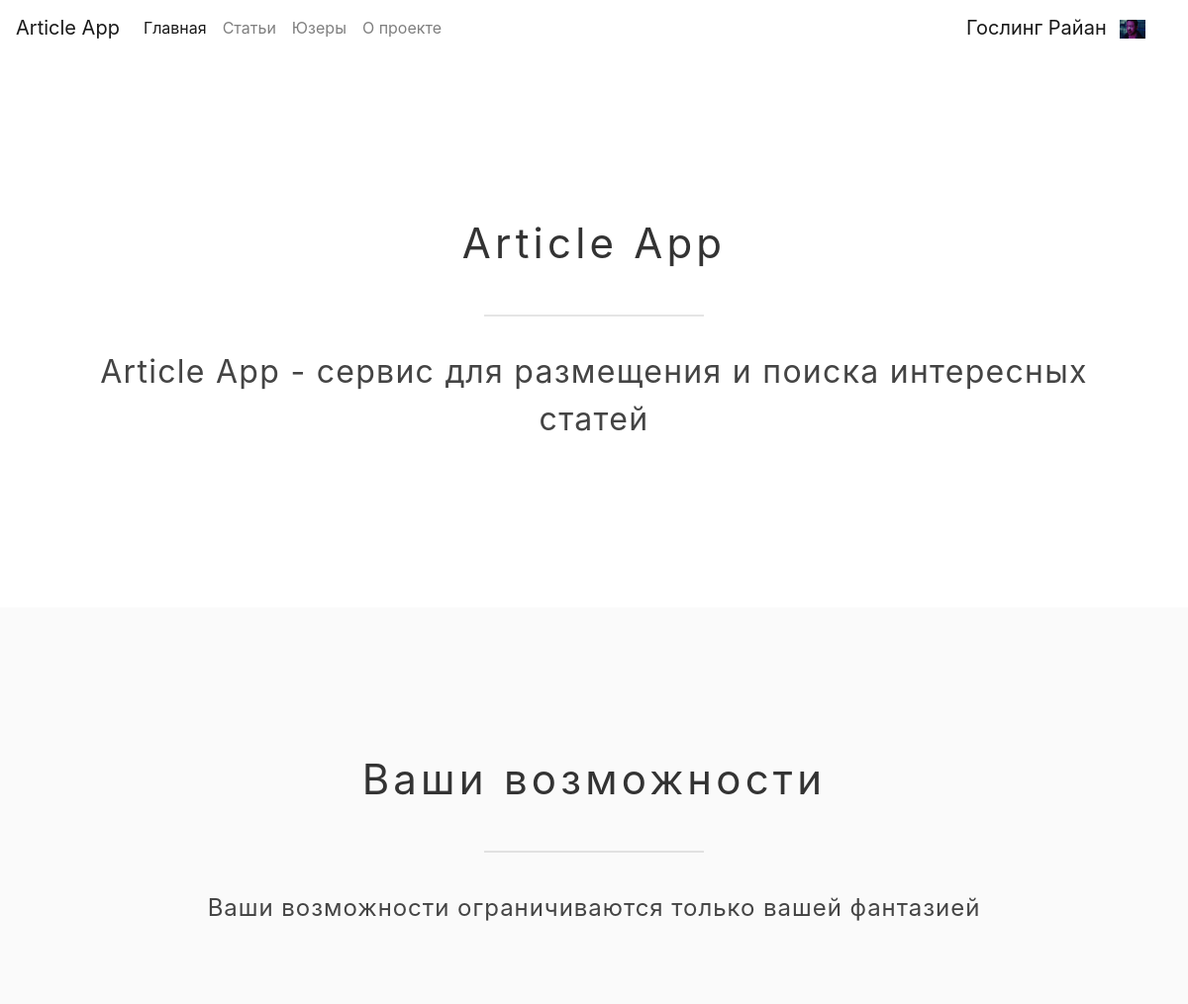
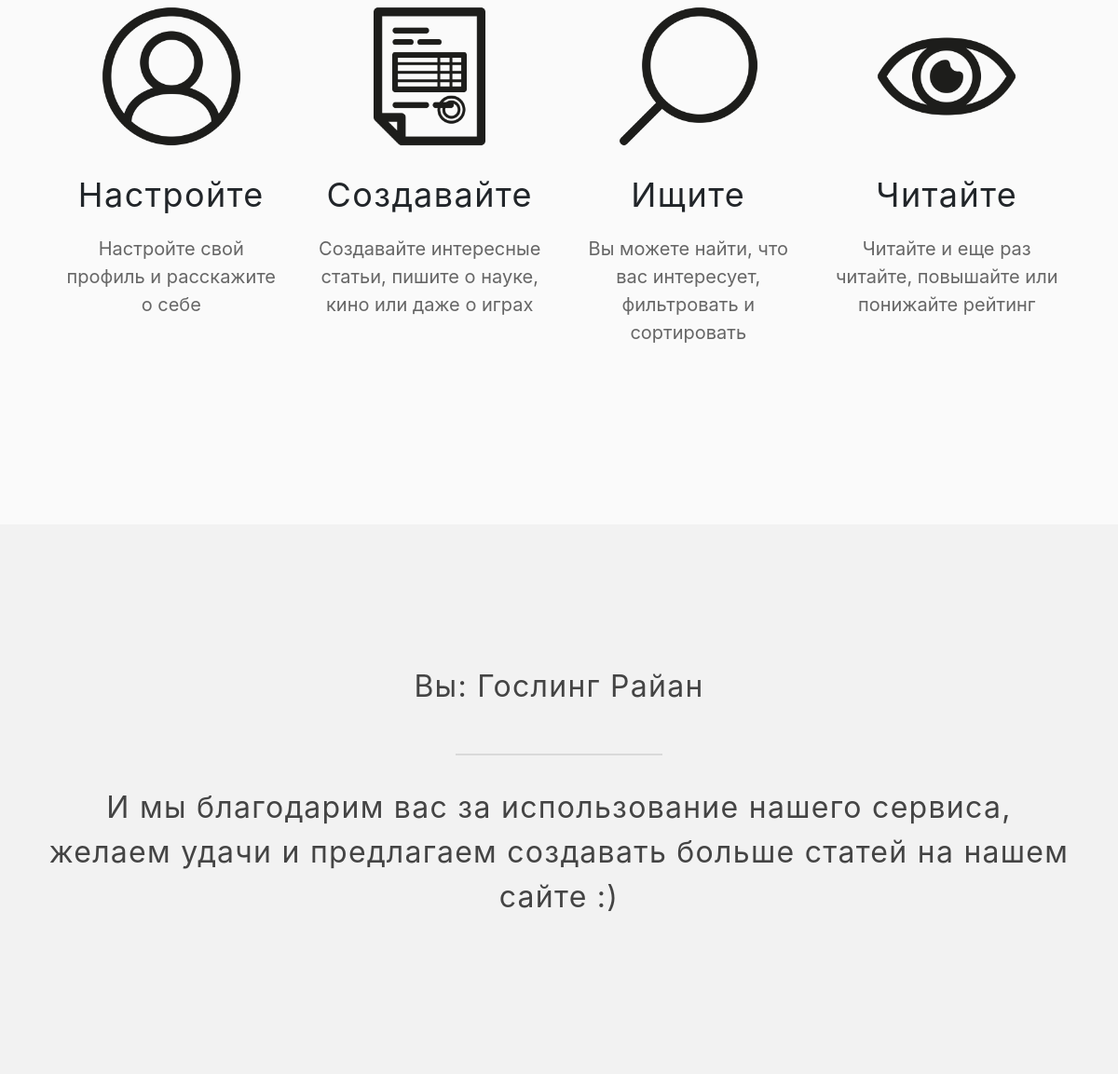
/ (signed in), run on the app's committed database (2 pictures, top to bottom).
### data/User.py (models this page shows, shortened)
class User(SqlAlchemyBase, UserMixin, SerializerMixin):
    __tablename__ = 'users'
    id = sqlalchemy.Column(sqlalchemy.Integer, primary_key=True, autoincrement=True)
    email = sqlalchemy.Column(sqlalchemy.String, unique=True, nullable=True)
    name = sqlalchemy.Column(sqlalchemy.String, nullable=True)
    surname = sqlalchemy.Column(sqlalchemy.String, nullable=True)
    info = sqlalchemy.Column(sqlalchemy.String, nullable=True)
    age = sqlalchemy.Column(sqlalchemy.Integer, nullable=True)
    city_from = sqlalchemy.Column(sqlalchemy.String, nullable=True)
    photo_url = sqlalchemy.Column(sqlalchemy.String, nullable=False)
    hashed_password = sqlalchemy.Column(sqlalchemy.String, nullable=True)
    created_date = sqlalchemy.Column(sqlalchemy.DateTime, default=datetime.datetime.now)
    articles = orm.relation("Article", back_populates='user')

### main.py (the view)
@app.route('/')
def index():
    return render_template('index.html', title='Главная', url='/')

### data/db_session.py (called while the page is built)
def create_session() -> Session:
    global __factory
    return __factory()

### main.py (called while the page is built)
@login_manager.user_loader
def load_user(user_id):
    session = db_session.create_session()
    return session.query(User).get(user_id)

### templates/index.html
{% extends "base.html" %}
{% block content %}
<section class="welcome">
    <div class="container-xl content">
        <p class="title">Article App</p>
        <hr class="line-title">
        <p class="description">Article App - сервис для размещения и поиска интересных статей</p>
    </div>
</section>
<section class="about">
    <div class="container-xl content">
        <p class="title">Ваши возможности</p>
        <hr class="line-title">
        <p class="description">Ваши возможности ограничиваются только вашей фантазией</p>
        <div class="about-list">
            <div class="about-item">
                <div class="item_img">
                    <img src="{{ url_for('static', filename='img/site/user.png') }}" alt="image">
                </div>
                <div class="item_title">
                    <p class="item_title">Настройте</p>
                </div>
                <div class="item_description">
                    <p class="item_description">Настройте свой профиль и расскажите о себе</p>
                </div>
            </div>
            <div class="about-item">
                <div class="item_img">
                    <img src="{{ url_for('static', filename='img/site/create.png') }}" alt="image">
                </div>
                <div class="item_title">
                    <p class="item_title">Создавайте</p>
                </div>
                <div class="item_description">
                    <p class="item_description">Создавайте интересные статьи, пишите о науке, кино или даже о играх</p>
                </div>
            </div>
            <div class="about-item">
                <div class="item_img">
                    <img src="{{ url_for('static', filename='img/site/find.png') }}" alt="image">
                </div>
                <div class="item_title">
                    <p class="item_title">Ищите</p>
                </div>
                <div class="item_description">
                    <p class="item_description">Вы можете найти, что вас интересует, фильтровать и сортировать</p>
                </div>
            </div>
            <div class="about-item">
                <div class="item_img">
                    <img src="{{ url_for('static', filename='img/site/read.png') }}" alt="image">
                </div>
                <div class="item_title">
                    <p class="item_title">Читайте</p>
                </div>
                <div class="item_description">
                    <p class="item_description">Читайте и еще раз читайте, повышайте или понижайте рейтинг</p>
                </div>
            </div>
        </div>
    </div>
</section>
{% if not current_user.is_authenticated %}
<section class="register">
    <div class="container-xl content">
        <p class="description">Зарегистрируйтесь, или войдите... если у вас уже есть аккаунт)</p>
        <div class="btn-group-register">
            <a class="btn btn-lg" href="/register">Зарегистрироваться</a>
            <a class="btn btn-lg" href="/login">Войти</a>
        </div>
    </div>
</section>
{% else %}
<section class="thankyou">
    <div class="container-xl content">
        <p class="description">Вы: {{ current_user.surname }} {{ current_user.name }}</p>
        <hr class="line-title">
        <p class="description">И мы благодарим вас за использование нашего сервиса, желаем удачи и предлагаем создавать больше статей на нашем сайте :)</p>
    </div>
</section>
{% endif %}
{% endblock %}

### templates/base.html (shortened to what this page needs)
<!DOCTYPE html>
<html lang="ru">
<head>
    <link rel="stylesheet"
          href="https://stackpath.bootstrapcdn.com/bootstrap/4.4.1/css/bootstrap.min.css"
>
    <link href="https://cdn.jsdelivr.net/npm/summernote@0.8.16/dist/summernote-lite.min.css" rel="stylesheet">
    <link rel="stylesheet" type="text/css" href="{{ url_for('static', filename='css/style.css') }}">
    <link rel="stylesheet" type="text/css" href="{{ url_for('static', filename='css/user.css') }}">
    <link rel="stylesheet" type="text/css" href="{{ url_for('static', filename='css/article.css') }}">
</head>
<body>
    <header>
        <div class="fluid-container mb-3">
            <nav class="navbar navbar-expand-lg navbar-light">
                <a class="navbar-brand" href="/">Article App</a>
                <div class="collapse navbar-collapse" id="navbarSupportedContent">
                    <ul class="navbar-nav mr-auto change-active">
                        <li class="nav-item {% if url == '/' %} active {% endif %}">
                            <a class="nav-link" href="/">Главная</a>
                        </li>
                        <li class="nav-item {% if url == '/articles' %} active {% endif %}">
                            <a class="nav-link" href="/articles">Статьи</a>
                        </li>
                        <li class="nav-item {% if url == '/users' %} active {% endif %}">
                            <a class="nav-link" href="/users">Юзеры</a>
                        </li>
                        <li class="nav-item {% if url == '/about' %} active {% endif %}">
                            <a class="nav-link" href="/about">О проекте</a>
                        </li>
                    </ul>
                    {% if current_user.is_authenticated %}
                    <div class="navbar-nav dropdown">
                        <a class="navbar-brand dropdown-toggle" href="#" id="navbarDropdown" role="button"
                           data-toggle="dropdown" aria-haspopup="true" aria-expanded="false">
                            {{ current_user.surname }} {{ current_user.name }}
                            <img class="user-photo ml-2" src="{{ url_for('static', filename=current_user.photo_url) }}" alt="User-photo">
                        </a>
                    </div>
                    {% else %}
                    <form class="form-inline mr-2 my-lg-0">
                        <a class="btn" href="/register">Зарегистрироваться</a>
                        <a class="btn ml-2" href="/login">Войти</a>
                    </form>
                    {% endif %}
                </div>
            </nav>
        </div>
    </header>
    <div class="main-content">
        {% block content %}{% endblock %}
    </div>
</body>
</html>

### static/css/style.css (style rules this page uses)
.dropdown-toggle::after { border: none; }
section { padding: 150px 10px; }
section .content { display: flex; flex-direction: column; justify-content: center; margin: 0 auto; }
section p.title { text-align: center; font-size: 42px; line-height: 48px; letter-spacing: 0.1em; color: #333333; }
section p.description { text-align: center; font-size: 32px; line-height: 48px; letter-spacing: 0.04em; color: #444444; }
section.welcome { background: rgba(0,0,0,0.001); }
section.about { background: rgba(0,0,0,0.02); }
.about .description { font-size: 24px; margin-bottom: 50px; }
.about-list { display: flex; flex-wrap: wrap; align-items: flex-start; justify-content: space-around; }
.about-item { text-align: center; margin: 20px 10px; padding: 5px 5px; width: 250px; }
.about-item .item_img { margin-bottom: 20px; }
.about-item img { height: 160px; }
.about-item .item_title { font-size: 36px; letter-spacing: 0.04em; }
.about-item .item_description { font-size: 20px; color: #666666; }
section.thankyou { background: rgba(0,0,0,0.05); }
section .line-title { border: none; background-color: rgba(0,0,0,0.1); color: rgba(0,0,0,0.1); height: 2px; width: 20%; margin: 2rem auto; }

### static/css/user.css (style rules this page uses)
.navbar-brand .user-photo { width: 1.3em; }

### data on the page
User: surname "Гослинг", name "Райан", photo_url (picture)
